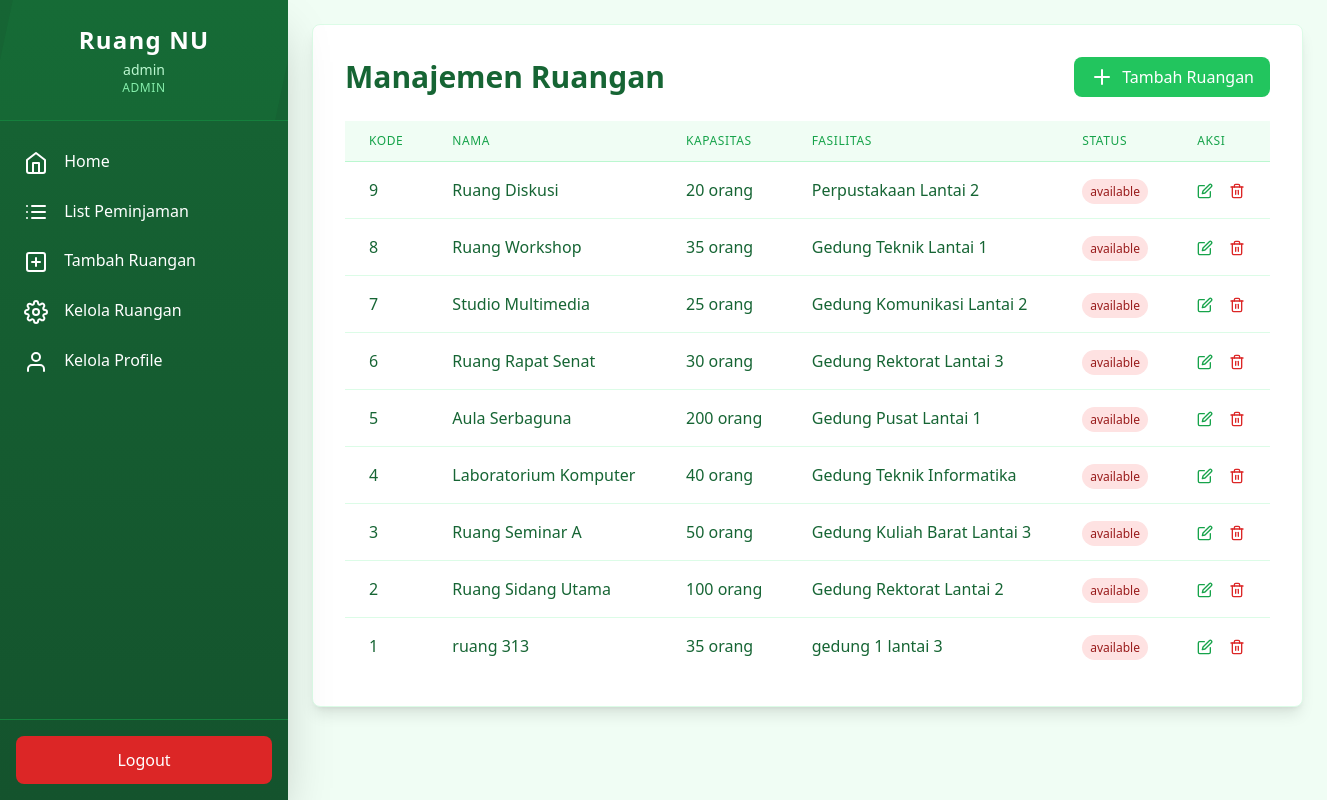
Page /admin/ruangan/index.php (signed in) on the earlier database version.
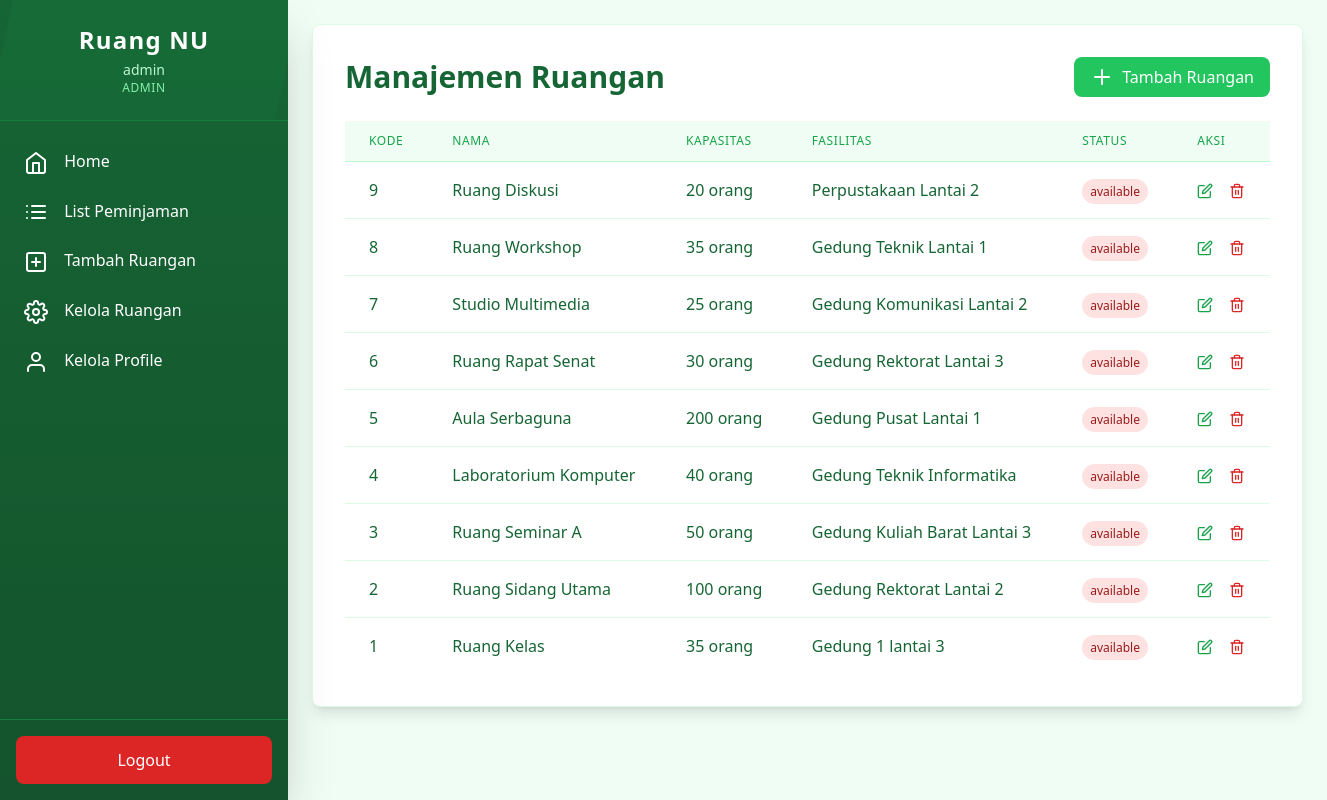
Same page on the later database version.
### tables this page shows
CREATE TABLE IF NOT EXISTS `rooms` (
  `id` int NOT NULL AUTO_INCREMENT,
  `name` varchar(100) NOT NULL,
  `location` varchar(150) NOT NULL,
  `capacity` int NOT NULL,
  `img_room` varchar(100) NOT NULL DEFAULT 'room.jpg',
  `is_available` enum('available','occupied','maintenance') NOT NULL DEFAULT 'available',
  `created_at` timestamp NULL DEFAULT CURRENT_TIMESTAMP,
  `updated_at` timestamp NULL DEFAULT CURRENT_TIMESTAMP ON UPDATE CURRENT_TIMESTAMP,
  PRIMARY KEY (`id`),
  UNIQUE KEY `img_room` (`img_room`)
);

### admin/ruangan/index.php (the view, shortened to what this page needs)
<?php
require '../../config/db.php';
$query = "SELECT * FROM rooms ORDER BY id DESC";
$result = $conn->query($query);
?>
<!DOCTYPE html>
<html lang="en">
<head>
    <script src="https://cdn.tailwindcss.com"></script>
</head>
<body class="flex bg-green-50">
    <?php include '../../components/sidebarAdmin.php'; ?>
    <main class="flex-grow p-6 ml-72">
        <div class="bg-white rounded-lg shadow-lg border border-green-100 p-8">
            <div class="flex justify-between items-center mb-6">
                <h1 class="text-3xl font-bold text-green-800">Manajemen Ruangan</h1>
                <a href="tambah.php" class="bg-green-500 text-white px-4 py-2 rounded-lg hover:bg-green-600 flex items-center">
                    <i data-feather="plus" class="mr-2"></i>
                    Tambah Ruangan
                </a>
            </div>
            <?php if ($result->num_rows === 0): ?>
                <div class="text-center py-8 text-gray-500">
                    Belum ada ruangan yang ditambahkan.
                </div>
            <?php else: ?>
                <div class="overflow-x-auto">
                    <table class="w-full">
                        <thead class="bg-green-50 border-b border-green-200">
                            <tr>
                                <th class="px-6 py-3 text-left text-xs font-medium text-green-600 uppercase tracking-wider">Kode</th>
                                <th class="px-6 py-3 text-left text-xs font-medium text-green-600 uppercase tracking-wider">Nama</th>
                                <th class="px-6 py-3 text-left text-xs font-medium text-green-600 uppercase tracking-wider">Kapasitas</th>
                                <th class="px-6 py-3 text-left text-xs font-medium text-green-600 uppercase tracking-wider">Fasilitas</th>
                                <th class="px-6 py-3 text-left text-xs font-medium text-green-600 uppercase tracking-wider">Status</th>
                                <th class="px-6 py-3 text-left text-xs font-medium text-green-600 uppercase tracking-wider">Aksi</th>
                            </tr>
                        </thead>
                        <tbody class="bg-white divide-y divide-green-100">
                            <?php while ($room = $result->fetch_assoc()): ?>
                                <tr class="hover:bg-green-50 transition-colors">
                                    <td class="px-6 py-4 whitespace-nowrap text-green-800"><?php echo htmlspecialchars($room['id']); ?></td>
                                    <td class="px-6 py-4 whitespace-nowrap text-green-800"><?php echo htmlspecialchars($room['name']); ?></td>
                                    <td class="px-6 py-4 whitespace-nowrap text-green-800"><?php echo htmlspecialchars($room['capacity']); ?> orang</td>
                                    <td class="px-6 py-4 whitespace-nowrap text-green-800"><?php echo htmlspecialchars($room['location']); ?></td>
                                    <td class="px-6 py-4 whitespace-nowrap">
                                        <span class="px-2 py-1 text-xs font-medium rounded-full
                                            <?php echo $room['is_available'] === '1' ? 'bg-green-100 text-green-800' : 'bg-red-100 text-red-800'; ?>">
                                            <?php echo htmlspecialchars($room['is_available']); ?>
                                        </span>
                                    </td>
                                    <td class="px-6 py-4 whitespace-nowrap text-sm font-medium">
                                        <a href="edit.php?id=<?php echo $room['id']; ?>" class="text-green-600 hover:text-green-900 mr-3">
                                            <i data-feather="edit" class="w-4 h-4 inline-block"></i>
                                        </a>
                                        <button class="text-red-600 hover:text-red-900" onclick="confirmDelete(<?php echo $room['id']; ?>)">
                                            <i data-feather="trash-2" class="w-4 h-4 inline-block"></i>
                                        </button>
                                    </td>
                                </tr>
                            <?php endwhile; ?>
                        </tbody>
                    </table>
                </div>
            <?php endif; ?>
        </div>
    </main>
</body>
</html>

Differences in the rows shown:
changed rooms id 1: name "ruang 313" → "Ruang Kelas"; location "gedung 1 lantai 3" → "Gedung 1 lantai 3"
